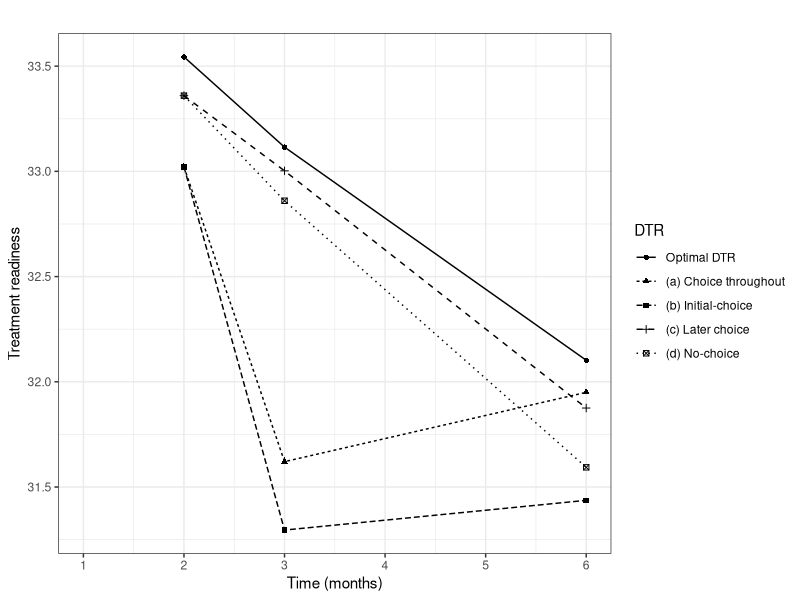
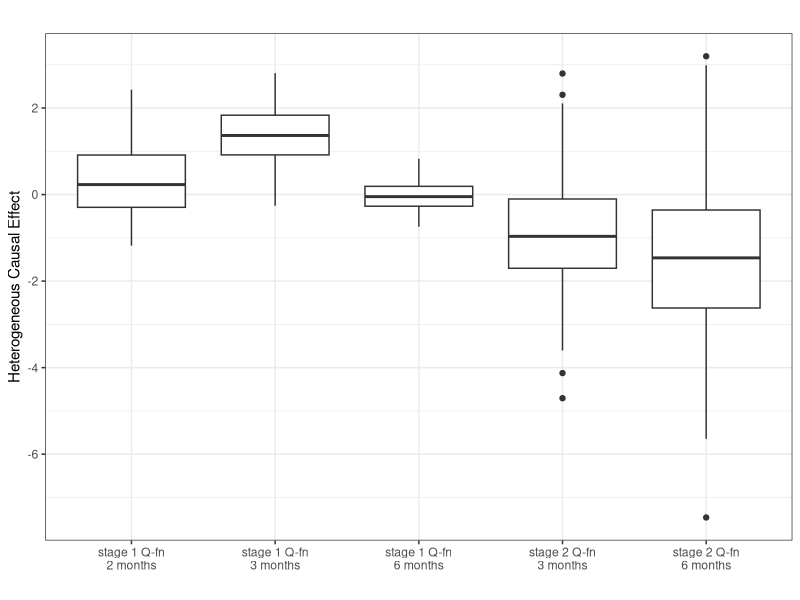

These figures' R source, in order: (Note: this script raises an error after producing the figures.)
### data analysis using Q-learning with GEE

## load data

dat <- read.table("ENGAGEDataWideFormat.txt", header = TRUE)

## load packages

library(geepack)
library(ggplot2)
library(dplyr)
library(forcats)

## use Q-learning algorithm with GEE to analyze a simulated data set generated from a simple version of ENGAGE study
# note that ENGAGE is a tailored SMART, so the model for stage 2 Q-function should be stratified by responders and non-responders: A2 in {-1,1} only if R = 0

analyzeData <- function(dat, 
                        method = "MQGEE", # method can be “SQGEE” or “MQGEE”
                        corstr = c("exchangeable", "unstructured")){  # if method includes GEE, then need to specify correlation structure
  
  # construct stage 2 data (including covariates at stage 1)
  n <- nrow(dat)
  dat.s2 <- cbind.data.frame(do.call(rbind, replicate(2, dat[ , c("SubjectID", "CenteredAge", "Male", "Education", "HDDays", "A1", "Y1", "R", "A2")], simplify = FALSE)), 
                             "time" = rep(c(2, 3), each = n), "Y" = c(dat$Y2, dat$Y3))
  dat.s2 <- dat.s2[order(dat.s2$SubjectID), ] # the original data set under actual treatment received at stage 1 and 2
  
  # stage 2 optimal treatment and outcome
  rand.sample <- dat.s2$R==0 # patients who were randomized at stage 2
  mod.s2 <- geeglm(Y ~ factor(time) + CenteredAge + Male + Education + HDDays + A1 + Y1 + factor(time)*(CenteredAge + Male + Education + HDDays + A1 + Y1) + 
                     A2 + A2*(factor(time) + CenteredAge + Male + Education + HDDays + A1 + Y1 + factor(time)*(CenteredAge + Male + Education + HDDays + A1 + Y1)),
                   data = dat.s2[rand.sample, ], id = SubjectID, corstr = corstr[1])
  # optimal treatment at stage 2: optimize the accumulative outcome of Y2 and Y3 under A2 = (-1,1)
  dat.s2.opt <- dat.s2 # create a data set to store estimated optimal treatment at stage 2
  # A2 = -1
  dat.s2a <- dat.s2[rand.sample, ]
  dat.s2a$A2 <- -1
  dat.s2a$Y <- predict(mod.s2, newdata = dat.s2a)
  # A2 = 1
  dat.s2b <- dat.s2[rand.sample, ]
  dat.s2b$A2 <- 1
  dat.s2b$Y <- predict(mod.s2, newdata = dat.s2b)
  # identify stage 2 optimal rule
  Ya <- colMeans(matrix(dat.s2a$Y, 2))
  Yb <- colMeans(matrix(dat.s2b$Y, 2))
  dat.s2.opt$A2[rand.sample] <- rep(ifelse(Ya > Yb, -1, 1), each = 2)
  # compare the accumulative outcome of Y2 and Y3 (this algorithm assumes equal weights)
  if (method == "SQGEE"){
    dat.s2.opt$Y[rand.sample] <- predict(mod.s2, newdata = dat.s2.opt[rand.sample, ])
  }
  else if (method == "MQGEE"){
    int2 <- as.matrix(cbind.data.frame(dat.s2$A2, dat.s2$A2*ifelse(dat.s2$time==3, 1, 0), 
                                       dat.s2$A2*dat.s2$CenteredAge, dat.s2$A2*dat.s2$Male, dat.s2$A2*dat.s2$Education, 
                                       dat.s2$A2*dat.s2$HDDays, dat.s2$A2*dat.s2$A1, dat.s2$A2*dat.s2$Y1, 
                                       dat.s2$A2*dat.s2$CenteredAge*ifelse(dat.s2$time==3, 1, 0), dat.s2$A2*dat.s2$Male*ifelse(dat.s2$time==3, 1, 0), dat.s2$A2*dat.s2$Education*ifelse(dat.s2$time==3, 1, 0), 
                                       dat.s2$A2*dat.s2$HDDays*ifelse(dat.s2$time==3, 1, 0), dat.s2$A2*dat.s2$A1*ifelse(dat.s2$time==3, 1, 0), dat.s2$A2*dat.s2$Y1*ifelse(dat.s2$time==3, 1, 0)))[rand.sample, ] %*% coef(mod.s2)[c(9, 16:28)]
    dat.s2.opt$Y[rand.sample] <- dat.s2$Y[rand.sample] + 2 * ifelse(dat.s2.opt$A2[rand.sample] == dat.s2$A2[rand.sample], 0, 1) * abs(int2)
  }
  
  # construct stage 1 data
  dat.s2.opt <- dat.s2.opt[order(dat.s2.opt$time), ]
  dat.s1 <- cbind.data.frame(do.call(rbind, replicate(3, dat[ , c("SubjectID", "CenteredAge", "Male", "Education", "HDDays", "A1", "Y1", "R")], simplify = FALSE)), 
                             "A2" = rep(dat.s2.opt$A2[1:n], 3),
                             "time" = rep(c(1, 2, 3), each = n), 
                             "Y" = c(dat$Y1, dat.s2.opt$Y))
  dat.s1 <- dat.s1[order(dat.s1$SubjectID), ] # the data set under actual treatment received at stage 1 and optimal treatment received at stage 2
  # stage 1 optimal treatment and outcome
  # stage 1 model
  # use Caucasian only to avoid rank deficiency
  mod.s1 <- geeglm(Y ~ factor(time) + CenteredAge + Male + Education + HDDays + factor(time)*(CenteredAge + Male + Education + HDDays) + 
                     A1 + A1 * (factor(time) + CenteredAge + Male + Education + HDDays + factor(time)*(CenteredAge + Male + Education + HDDays)), 
                   data = dat.s1, id = SubjectID, corstr = corstr[2])
  # optimal treatment at stage 1: optimize the average of Y1, Y2 and Y3 under A1 = (-1,1)
  dat.s1.opt <- dat.s1 # create a data set to store estimated optimal treatment at stage 1
  # A2 = -1
  dat.s1a <- dat.s1
  dat.s1a$A1 <- -1
  dat.s1a$Y <- predict(mod.s1, newdata = dat.s1a)
  # A2 = 1
  dat.s1b <- dat.s1
  dat.s1b$A1 <- 1
  dat.s1b$Y <- predict(mod.s1, newdata = dat.s1b)
  Ya <- colMeans(matrix(dat.s1a$Y, 3))
  Yb <- colMeans(matrix(dat.s1b$Y, 3))
  dat.s1.opt$A1 <- rep(ifelse(Ya > Yb, -1, 1), each = 3)
  # compare the average outcome at time 1, 2 and 3 (this algorithm assumes equal weights)
  dat.s1.opt$Y <- predict(mod.s1, newdata = dat.s1.opt)
  if (method == "SQGEE"){
    dat.s1.opt$Y <- predict(mod.s1, newdata = dat.s1.opt)
  }
  else if (method == "MQGEE"){
    int1 <- as.matrix(cbind.data.frame(dat.s1$A1, dat.s1$A1*ifelse(dat.s1$time==2, 1, 0), dat.s1$A1*ifelse(dat.s1$time==3, 1, 0), 
                                       dat.s1$A1*dat.s1$CenteredAge, dat.s1$A1*dat.s1$Male, dat.s1$A1*dat.s1$Education, dat.s1$A1*dat.s1$HDDays, 
                                       dat.s1$A1*dat.s1$CenteredAge*ifelse(dat.s1$time==2, 1, 0), dat.s1$A1*dat.s1$CenteredAge*ifelse(dat.s1$time==3, 1, 0), 
                                       dat.s1$A1*dat.s1$Male*ifelse(dat.s1$time==2, 1, 0), dat.s1$A1*dat.s1$Male*ifelse(dat.s1$time==3, 1, 0), 
                                       dat.s1$A1*dat.s1$Education*ifelse(dat.s1$time==2, 1, 0), dat.s1$A1*dat.s1$Education*ifelse(dat.s1$time==3, 1, 0), 
                                       dat.s1$A1*dat.s1$HDDays*ifelse(dat.s1$time==2, 1, 0), dat.s1$A1*dat.s1$HDDays*ifelse(dat.s1$time==3, 1, 0))) %*% coef(mod.s1)[c(8, 17:30)]
    dat.s1.opt$Y <- dat.s1$Y + 2 * ifelse(dat.s1.opt$A1 == dat.s1$A1, 0, 1) * abs(int1)
  }
  
  dat.opt <- cbind.data.frame(dat.s1.opt[ , c("SubjectID", "CenteredAge", "Male", "Education", "HDDays", "A1", "R", "A2", "time", "Y")])
  # convert dat.opt from long format to wide format
  dat.opt <- reshape(dat.opt, v.names = "Y", idvar = "SubjectID", timevar = "time", direction = "wide", sep = "")
  
  return(list("mod.s1" = mod.s1, "mod.s2" = mod.s2, "dat.opt" = dat.opt))
}

output.mqgee <- analyzeData(dat, method = "MQGEE")
output.sqgee <- analyzeData(dat, method = "SQGEE")

## estimate the (optimal or specific) DTRs as a by-product of Q-learning

estTraj <- function(dat, a1, a2, corstr){
  n <- nrow(dat)
  dat.s2 <- cbind.data.frame(do.call(rbind, replicate(2, dat[ , c("SubjectID", "CenteredAge", "Male", "Education", "HDDays", "A1", "Y1", "R", "A2")], simplify = FALSE)), 
                             "time" = rep(c(2, 3), each = n), "Y" = c(dat$Y2, dat$Y3))
  dat.s2 <- dat.s2[order(dat.s2$SubjectID), ]
  rand.sample <- dat.s2$R==0
  mod.s2 <- geeglm(Y ~ factor(time) + CenteredAge + Male + Education + HDDays + A1 + Y1 + factor(time)*(CenteredAge + Male + Education + HDDays + A1 + Y1) + 
                     A2 + A2*(factor(time) + CenteredAge + Male + Education + HDDays + A1 + Y1 + factor(time)*(CenteredAge + Male + Education + HDDays + A1 + Y1)),
                   data = dat.s2[rand.sample, ], id = SubjectID, corstr = corstr[1])
  dat.s2.est <- dat.s2
  dat.s2.est$A2[rand.sample] <- a2
  dat.s2.est$Y[rand.sample] <- predict(mod.s2, newdata = dat.s2.est[rand.sample,])
  
  # stage 1 estimation assuming stage 1 treatment a1
  dat.s2.est <- dat.s2.est[order(dat.s2.est$time), ]
  dat.s1 <- cbind.data.frame(do.call(rbind, replicate(3, dat[ , c("SubjectID", "CenteredAge", "Male", "Education", "HDDays", "A1", "Y1", "R")], simplify = FALSE)), 
                             "A2" = rep(dat.s2.est$A2[1:n], 3),
                             "time" = rep(c(1, 2, 3), each = n), 
                             "Y" = c(dat$Y1, dat.s2.est$Y))
  dat.s1 <- dat.s1[order(dat.s1$SubjectID), ]
  mod.s1 <- geeglm(Y ~ factor(time) + CenteredAge + Male + Education + HDDays + factor(time)*(CenteredAge + Male + Education + HDDays) + 
                     A1 + A1 * (factor(time) + CenteredAge + Male + Education + HDDays + factor(time)*(CenteredAge + Male + Education + HDDays)), 
                   data = dat.s1, id = SubjectID, corstr = corstr[2])
  dat.s1.est <- dat.s1
  dat.s1.est$A1 <- a1
  dat.s1.est$Y <- predict(mod.s1, newdata = dat.s1.est)
  dat.est <- cbind.data.frame(dat.s1.est[ , c("SubjectID", "CenteredAge", "Male", "Education", "HDDays", "A1", "R", "A2", "time", "Y")])
  # convert dat.opt from long format to wide format
  dat.est <- reshape(dat.est, v.names = "Y", idvar = "SubjectID", timevar = "time", direction = "wide", sep = "")
  return(list("mod.s1" = mod.s1, "mod.s2" = mod.s2, "dat.est" = dat.est))
}

## summary and plots of analysis results

# plot the trajectory of DTRs

sumTraj <- function(dat.opt, corstr = c("exchangeable", "unstructured")){
  dat.est1 <- estTraj(dat, a1 = -1, a2 = 1, corstr)$dat.est
  dat.est2 <- estTraj(dat, a1 = 1, a2 = 1, corstr)$dat.est
  dat.est3 <- estTraj(dat, a1 = -1, a2 = -1, corstr)$dat.est
  dat.est4 <- estTraj(dat, a1 = 1, a2 = -1, corstr)$dat.est
  y.opt <- c(mean(dat.opt$Y1), mean(dat.opt$Y2), mean(dat.opt$Y3))
  y.est1 <- c(mean(dat.est1$Y1), mean(dat.est1$Y2), mean(dat.est1$Y3))
  y.est2 <- c(mean(dat.est2$Y1), mean(dat.est2$Y2), mean(dat.est2$Y3))
  y.est3 <- c(mean(dat.est3$Y1), mean(dat.est3$Y2), mean(dat.est3$Y3))
  y.est4 <- c(mean(dat.est4$Y1), mean(dat.est4$Y2), mean(dat.est4$Y3))
  pred <- cbind.data.frame("time" = rep(c(2, 3, 6), 5),
                           "y" = c(y.opt, y.est1, y.est2, y.est3, y.est4), 
                           "DTR" = c(rep("Optimal DTR", 3), rep("(c) Later choice", 3), rep("(a) Choice throughout", 3), rep("(d) No-choice", 3), rep("(b) Initial-choice", 3)))
  return(pred)
}

pred.mqgee <- sumTraj(output.mqgee$dat.opt)
pred.sqgee <- sumTraj(output.sqgee$dat.opt)

png(filename="OptAndEstENGAGE_mqgee.png", width = 15, height = 10, units = "cm", res = 200)
pred.mqgee %>%
  mutate(DTR = fct_relevel(DTR, "Optimal DTR", "(a) Choice throughout", "(b) Initial-choice", "(c) Later choice", "(d) No-choice")) %>%
ggplot(aes(x = time, y = y, shape = DTR, linetype = DTR)) + 
  geom_point() + geom_line(aes(group = DTR)) + 
  labs(title= "", x = "Time (months)", y = "Treatment readiness") + 
  scale_x_continuous(limits = c(1, 6), breaks = seq(1, 6, by = 1)) +
  theme_bw()
dev.off()

# percentage of patients assigned to a specific decision rule

table(output.mqgee$dat.opt$A1)/nrow(dat)
# -1     1 
# 0.844 0.156 
table(output.mqgee$dat.opt$A2)/nrow(dat)
# -1     0     1 
# 0.068 0.700 0.232 

# boxplot of estimated CATEs (stage k, time j)

calcCATE <- function(output){
  dat1.temp <- cbind.data.frame(do.call(rbind, replicate(3, dat[ , c("SubjectID", "CenteredAge", "Male", "Education", "HDDays", "A1")], simplify = FALSE)), 
                                "time" = rep(c(1, 2, 3), each = nrow(dat)))
  dat1.temp <- dat1.temp[order(dat1.temp$SubjectID), ]
  dat1a.temp <- dat1.temp
  dat1a.temp$A1 <- -1
  dat1b.temp <- dat1.temp
  dat1b.temp$A1 <- 1
  delta1.hat <- matrix(predict(output$mod.s1, newdata = dat1a.temp), ncol = 3, byrow = TRUE) - matrix(predict(output$mod.s1, newdata = dat1b.temp), ncol = 3, byrow = TRUE)
  dat2.temp <- cbind.data.frame(do.call(rbind, replicate(2, dat[ , c("SubjectID", "CenteredAge", "Male", "Education", "HDDays", "A1", "Y1", "R", "A2")], simplify = FALSE)), 
                                "time" = rep(c(2, 3), each = nrow(dat)))
  dat2.temp <- dat2.temp[order(dat2.temp$SubjectID), ]
  dat2a.temp <- dat2.temp
  dat2a.temp$A2 <- -1
  dat2b.temp <- dat2.temp
  dat2b.temp$A2 <- 1
  delta2.hat <- matrix(predict(output$mod.s2, newdata = dat2a.temp), ncol = 2, byrow = TRUE) - matrix(predict(output$mod.s2, newdata = dat2b.temp), ncol = 2, byrow = TRUE)
  CATE <- cbind.data.frame(delta1.hat, delta2.hat)
  colnames(CATE) <- c("s1t1", "s1t2", "s1t3", "s2t2", "s2t3")
  return(CATE)
}

CATE <- calcCATE(output.mqgee)

library(reshape2)
CATE.temp <- melt(CATE)
addline_format <- function(x,...){
  gsub('\\s','\n', x)
}
png(filename="CATEDistENGAGE_mqgee.png", width = 12, height = 8, units = "cm", res = 200)
ggplot(data = CATE.temp, aes(x = variable, y = value)) + 
  geom_boxplot() + 
  labs(title= "", x = "", y = "Heterogeneous Causal Effect") + 
  scale_x_discrete(labels = c("stage 1 Q-fn\n2 months", "stage 1 Q-fn\n3 months", "stage 1 Q-fn\n6 months",
                              "stage 2 Q-fn\n3 months", "stage 2 Q-fn\n6 months")) + 
  theme_bw()
dev.off()

## model diagnostics
QIC(output.sqgee$mod.s1)
QIC(output.mqgee$mod.s1)
